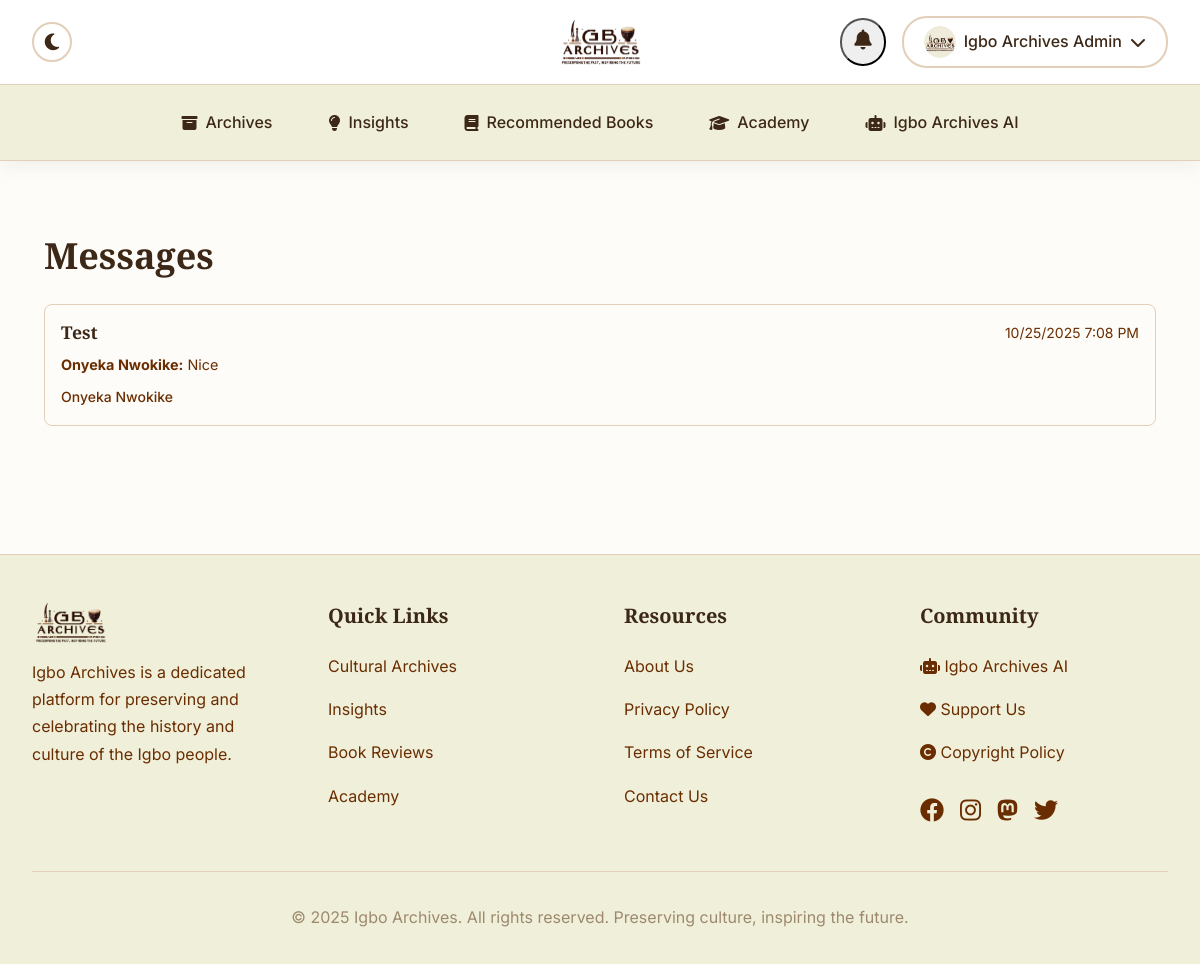
/profile/messages/ (signed in), run on the app's committed database.
### users/models.py (models this page shows, shortened)
class CustomUser(AbstractUser):
    full_name = models.CharField(max_length=200, blank=True)
    bio = models.TextField(blank=True)
    profile_picture = models.ImageField(upload_to='profile_pictures/', blank=True, null=True)
    social_links = models.JSONField(default=dict, blank=True)
    def get_display_name(self):
        return self.full_name or (self.email.split('@')[0] if self.email else self.username)

class Thread(models.Model):
    participants = models.ManyToManyField(CustomUser, related_name='message_threads')
    subject = models.CharField(max_length=255)
    created_at = models.DateTimeField(auto_now_add=True)
    updated_at = models.DateTimeField(auto_now=True)
    class Meta:
        ordering = ['-updated_at']

class Message(models.Model):
    thread = models.ForeignKey(Thread, on_delete=models.CASCADE, related_name='messages')
    sender = models.ForeignKey(CustomUser, on_delete=models.CASCADE)
    content = models.TextField()
    created_at = models.DateTimeField(auto_now_add=True)
    is_read = models.BooleanField(default=False)
    class Meta:
        ordering = ['created_at']

### users/views.py (the view)
# urls.py: path('messages/', views.message_inbox, name='inbox'),
@login_required
def message_inbox(request):
    threads = request.user.message_threads.all()
    return render(request, 'users/inbox.html', {'threads': threads})

### core/context_processors.py (called while the page is built)
def pwa_settings(request):
    return {
        'VAPID_PUBLIC_KEY': getattr(settings, 'VAPID_PUBLIC_KEY', ''),
    }

def monetization_settings(request):
    return {
        'ENABLE_ADSENSE': getattr(settings, 'ENABLE_ADSENSE', False),
        'GOOGLE_ADSENSE_CLIENT_ID': getattr(settings, 'GOOGLE_ADSENSE_CLIENT_ID', ''),
        'ENABLE_DONATIONS': getattr(settings, 'ENABLE_DONATIONS', False),
        'STRIPE_PUBLIC_KEY': getattr(settings, 'STRIPE_PUBLIC_KEY', ''),
    }

### users/templates/users/inbox.html (shortened to what this page needs)
{% extends 'base.html' %}
{% block content %}
<div class="container mt-4">
    <div class="row">
        <div class="col-12">
            <h2 class="mb-4">Messages</h2>
            <div class="messages-inbox">
                {% for thread in threads %}
                <a href="{% url 'users:thread' thread.id %}" class="message-box">
                    <div class="message-box-content">
                        <div class="message-box-header">
                            <h5 class="message-title">{{ thread.subject }}</h5>
                            <span class="message-time">{{ thread.updated_at|date:"n/j/Y g:i A" }}</span>
                        </div>
                        <div class="message-preview">
                            {% with thread.messages.last as last_message %}
                                {% if last_message %}
                                    <strong>{{ last_message.sender.get_display_name }}:</strong>
                                    {{ last_message.content|truncatewords:15 }}
                                {% endif %}
                            {% endwith %}
                        </div>
                        <div class="message-participants">
                            {% for participant in thread.participants.all %}
                                {% if participant != user %}
                                    <span class="participant">{{ participant.get_display_name }}</span>
                                {% endif %}
                            {% endfor %}
                        </div>
                    </div>
                </a>
                {% empty %}
                <div class="no-messages">
                    <i class="fas fa-inbox fa-3x mb-3"></i>
                    <p>No messages yet.</p>
                </div>
                {% endfor %}
            </div>
        </div>
    </div>
</div>
{% endblock %}

### core/templates/base.html (shortened to what this page needs)
{% load static %}
{% load pwa %}
<!DOCTYPE html>
<html lang="en">
<head>
    <link href="https://cdn.jsdelivr.net/npm/bootstrap@5.3.0/dist/css/bootstrap.min.css" rel="stylesheet">
    <link rel="stylesheet" href="https://cdnjs.cloudflare.com/ajax/libs/font-awesome/6.4.0/css/all.min.css">
    <link rel="stylesheet" href="{% static 'css/style.css' %}">
    <link rel="stylesheet" href="{% static 'css/notifications.css' %}">
</head>
<body>
    <div class="sticky-header-wrapper">
        <header class="main-header">
            <div class="header-container">
                <button class="dark-mode-toggle" aria-label="Toggle dark mode" id="darkModeToggle">
                    <i class="fas fa-moon"></i>
                </button>
                <a class="logo-container" href="/">
                    <img src="{% static 'images/logos/logo-light.png' %}" alt="Igbo Archives" class="logo-image logo-light">
                </a>
                <div class="user-menu">
                    {% if user.is_authenticated %}
                        <div class="notification-bell-container">
                            <button class="notification-bell" id="notificationBell" aria-label="Notifications">
                                <i class="fas fa-bell"></i>
                            </button>
                        </div>
                        <button class="profile-button" id="profileButton">
                            {% if user.profile_picture %}
                            <div class="profile-icon profile-icon-image">
                                <img src="{{ user.profile_picture.url }}" alt="{{ user.get_display_name }}">
                            </div>
                            {% else %}
                            <div class="profile-icon">{{ user.get_display_name|slice:":1"|upper }}</div>
                            {% endif %}
                            <span class="d-none d-sm-inline">{{ user.get_display_name }}</span>
                            <i class="fas fa-chevron-down"></i>
                        </button>
                    {% else %}
                        <a href="/accounts/login/" class="login-button">
                            <i class="fas fa-sign-in-alt"></i> Login
                        </a>
                    {% endif %}
                </div>
            </div>
        </header>
        <nav class="desktop-nav">
            <div class="nav-container">
                <a href="/archives/" class="nav-link {% if request.path == '/archives/' or request.path == '/' %}active{% endif %}">
                    <i class="fas fa-archive"></i> Archives
                </a>
                <a href="/insights/" class="nav-link {% if '/insights/' in request.path %}active{% endif %}">
                    <i class="fas fa-lightbulb"></i> Insights
                </a>
                <a href="/books/" class="nav-link {% if '/books/' in request.path %}active{% endif %}">
                    <i class="fas fa-book"></i> Recommended Books
                </a>
                <a href="/academy/" class="nav-link {% if '/academy/' in request.path %}active{% endif %}">
                    <i class="fas fa-graduation-cap"></i> Academy
                </a>
                <a href="https://ai.igboarchives.com.ng" class="nav-link" target="_blank" rel="noopener noreferrer">
                    <i class="fas fa-robot"></i> Igbo Archives AI
                </a>
            </div>
        </nav>
    </div>
    <main class="container-main">
        {% block content %}
        {% endblock %}
    </main>
    <footer class="main-footer">
        <div class="footer-container">
            <div class="footer-grid">
                <div class="footer-section">
                    <div style="margin-bottom: 1rem;">
                        <img src="{% static 'images/logos/logo-light.png' %}" alt="Igbo Archives" class="logo-image logo-light" style="height: 40px; width: auto;">
                    </div>
                    <p style="color: var(--text-secondary); line-height: 1.7;">
                        Igbo Archives is a dedicated platform for preserving and celebrating the history and culture of the Igbo people.
                    </p>
                </div>
                <div class="footer-section">
                    <h3>Quick Links</h3>
                    <a href="/archives/" class="footer-link">Cultural Archives</a>
                    <a href="/insights/" class="footer-link">Insights</a>
                    <a href="/books/" class="footer-link">Book Reviews</a>
                    <a href="/academy/" class="footer-link">Academy</a>
                </div>
                <div class="footer-section">
                    <h3>Resources</h3>
                    <a href="/about/" class="footer-link">About Us</a>
                    <a href="/privacy/" class="footer-link">Privacy Policy</a>
                    <a href="/terms/" class="footer-link">Terms of Service</a>
                    <a href="/contact/" class="footer-link">Contact Us</a>
                </div>
                <div class="footer-section">
                    <h3>Community</h3>
                    <a href="https://ai.igboarchives.com.ng" class="footer-link" target="_blank" rel="noopener noreferrer">
                        <i class="fas fa-robot"></i> Igbo Archives AI
                    </a>
                    <a href="/donate/" class="footer-link">
                        <i class="fas fa-heart"></i> Support Us
                    </a>
                    <a href="/copyright/" class="footer-link">
                        <i class="fas fa-copyright"></i> Copyright Policy
                    </a>
                    <div class="footer-link" style="display: flex; align-items: center; gap: 1rem; padding: 0.5rem 0; margin-top: 0.5rem;">
                        <a href="https://www.facebook.com/IgboArchives/" target="_blank" rel="noopener noreferrer" style="color: var(--text-secondary); font-size: 1.5rem; transition: color 0.2s;">
                            <i class="fab fa-facebook"></i>
                        </a>
                        <a href="https://www.instagram.com/IgboArchives.com.ng/" target="_blank" rel="noopener noreferrer" style="color: var(--text-secondary); font-size: 1.5rem; transition: color 0.2s;">
                            <i class="fab fa-instagram"></i>
                        </a>
                        <a href="https://mastodon.social/@Igbo_Archives" target="_blank" rel="noopener noreferrer" style="color: var(--text-secondary); font-size: 1.5rem; transition: color 0.2s;">
                            <i class="fab fa-mastodon"></i>
                        </a>
                        <a href="https://twitter.com/IgboArchives" target="_blank" rel="noopener noreferrer" style="color: var(--text-secondary); font-size: 1.5rem; transition: color 0.2s;">
                            <i class="fab fa-twitter"></i>
                        </a>
                    </div>
                </div>
            </div>
            <div class="footer-bottom">
                <p>&copy; 2025 Igbo Archives. All rights reserved. Preserving culture, inspiring the future.</p>
            </div>
        </div>
    </footer>
</body>
</html>

### core/static/css/notifications.css (style rules this page uses)
.notification-bell { position: relative; cursor: pointer; padding: 8px 12px; border-radius: 50%; transition: background-color 0.2s; }
.notification-bell i { font-size: 1.25rem; color: var(--text-primary); }

### users/templates/users/inbox.html (style rules this page uses)
.messages-inbox { display: flex; flex-direction: column; gap: 12px; }
.message-box { background: var(--background-secondary); border: 1px solid var(--border-color); border-radius: 8px; padding: 16px; text-decoration: none; color: inherit; transition: all 0.2s; }
.message-box-header { display: flex; justify-content: space-between; align-items: center; margin-bottom: 8px; }
.message-title { font-size: 1.1rem; font-weight: 600; margin: 0; color: var(--text-primary); }
.message-time { font-size: 0.875rem; color: var(--text-secondary); }
.message-preview { font-size: 0.9rem; color: var(--text-secondary); margin-bottom: 8px; }
.message-participants { font-size: 0.875rem; color: var(--text-secondary); }
.participant { font-weight: 500; }

### data on the page
CustomUser: profile_picture (picture), get_display_name "Igbo Archives Admin"
Thread: subject "Test", updated_at "10/25/2025 7:08 PM", messages.last.sender.get_display_name "Onyeka Nwokike", messages.last.content "Nice"
CustomUser: get_display_name "Onyeka Nwokike"
